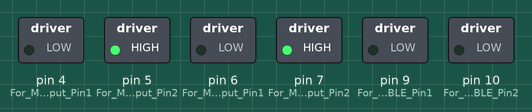
The sketch below on a simulated Arduino Uno, built with avr-gcc and run on an emulated ATmega328P. On the bench: switched loads named in the sketch (green lamp = pin HIGH).

Above: at 0.1 s.
Timing chart, 0 to 1.6 s (numbered marks = the images above):
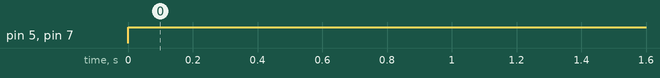

Measured:
- by itself, pin 5 (For_M1_Output_Pin2), pin 7 (For_M2_Output_Pin2): LOW → HIGH at 0.00 s

The sketch:

LineObstacle.ino
```cpp
#include <NewPing.h>

#define TopSpeed 75 // PWM value of ENABLE Pin For Straight Line
#define SpinSpeed 55 // PWM value of ENABLE Pin For Spin
#define TurnSpeed 55 // PWM value of ENABLE Pin For Turns

unsigned int D;
int t1=0,t2=0;
NewPing sonar(12,13,20);
void setup() {
 pinMode(A0,INPUT);//For IRSensor1 Right
 pinMode(A1,INPUT);//For IRSensor2 Middle
 pinMode(A2,INPUT);//For IRSensor3 Left
 pinMode(A3,INPUT);//For IRSensor Front
 pinMode(4,OUTPUT);//For M1 Output Pin1
 pinMode(5,OUTPUT);//For M1 Output Pin2
 pinMode(6,OUTPUT);//For M2 Output Pin1
 pinMode(7,OUTPUT);//For M2 Output Pin2
 pinMode(9,OUTPUT);//For M1 ENABLE Pin1
 pinMode(10,OUTPUT);//For M2 ENABLE Pin2
}

void loop() {
  Forward();
  delay(500);
 /* D=sonar.ping_cm();
  int S0=digitalRead(A0);//For IRSensor1 Right
  int S1=digitalRead(A1);//For IRSensor2 Middle
  int S2=digitalRead(A2);//For IRSensor1 Right
  int S3=digitalRead(A3);//For IRSensor1 Right
  t1=0;
  t2=0;
if(D<20)
{//If ultrasonic sensor reads an obstruction in the vicinity of max distance then stop robo ;
 Stop();
 delay(1000);
 }  //Delay of 1 second

else if((S0==1)&&(S2==0))
  { //If left IR sensor reads black line then turn robot to right
    //       if(t1>=20)
      //     {
           Back();
           delay(500);
           RightSpin();
           delay(1000);
    /}
 else {
 RightSpin();
 //t1+=1; } }
 else if((S0==0)&&(S2==1)) { //If left IR sensor reads black line then move the robot left
 if(t2>=20) { //If the robot is stuck while moving left then move robot back for 0.5 seconds and move robot left for 1 second.
RightSpin(); //right motor anticlockwise, moving backward when stuck
 delay(500);
 LeftSpin();
 delay(1000); }
 else {
 LeftSpin();
 delay(500);
 t2+=1; } }
 else if((S0==0)&&(S2==0)) { //If the two IR sensor reads black line at both sides then the robot moves forward
Forward();
 t1=0;
 t2=0; } }}
*/

}

void Forward()
{
  digitalWrite(4,0);
  digitalWrite(5,1);
  digitalWrite(6,0);
  digitalWrite(7,1);
}
void Back()
{
  digitalWrite(4,1);
  digitalWrite(5,0);
  digitalWrite(6,1);
  digitalWrite(7,0);
}

  void RightSpin()
  {
   digitalWrite(4,0);
  digitalWrite(5,1);
  digitalWrite(6,1);
  digitalWrite(7,0);
    }
 void LeftSpin()
 {
   digitalWrite(4,1);
  digitalWrite(5,0);
  digitalWrite(6,0);
  digitalWrite(7,1);
  }

  void RightTurn()
  {
 digitalWrite(4,0);
  digitalWrite(5,1);
  digitalWrite(6,0);
  digitalWrite(7,0);
    }

  void LeftTurn()
  {
 digitalWrite(4,0);
  digitalWrite(5,0);
  digitalWrite(6,0);
  digitalWrite(7,1);
    }
    void Stop()
    {
   digitalWrite(4,0);
  digitalWrite(5,0);
  digitalWrite(6,0);
  digitalWrite(7,0);
      }
```
